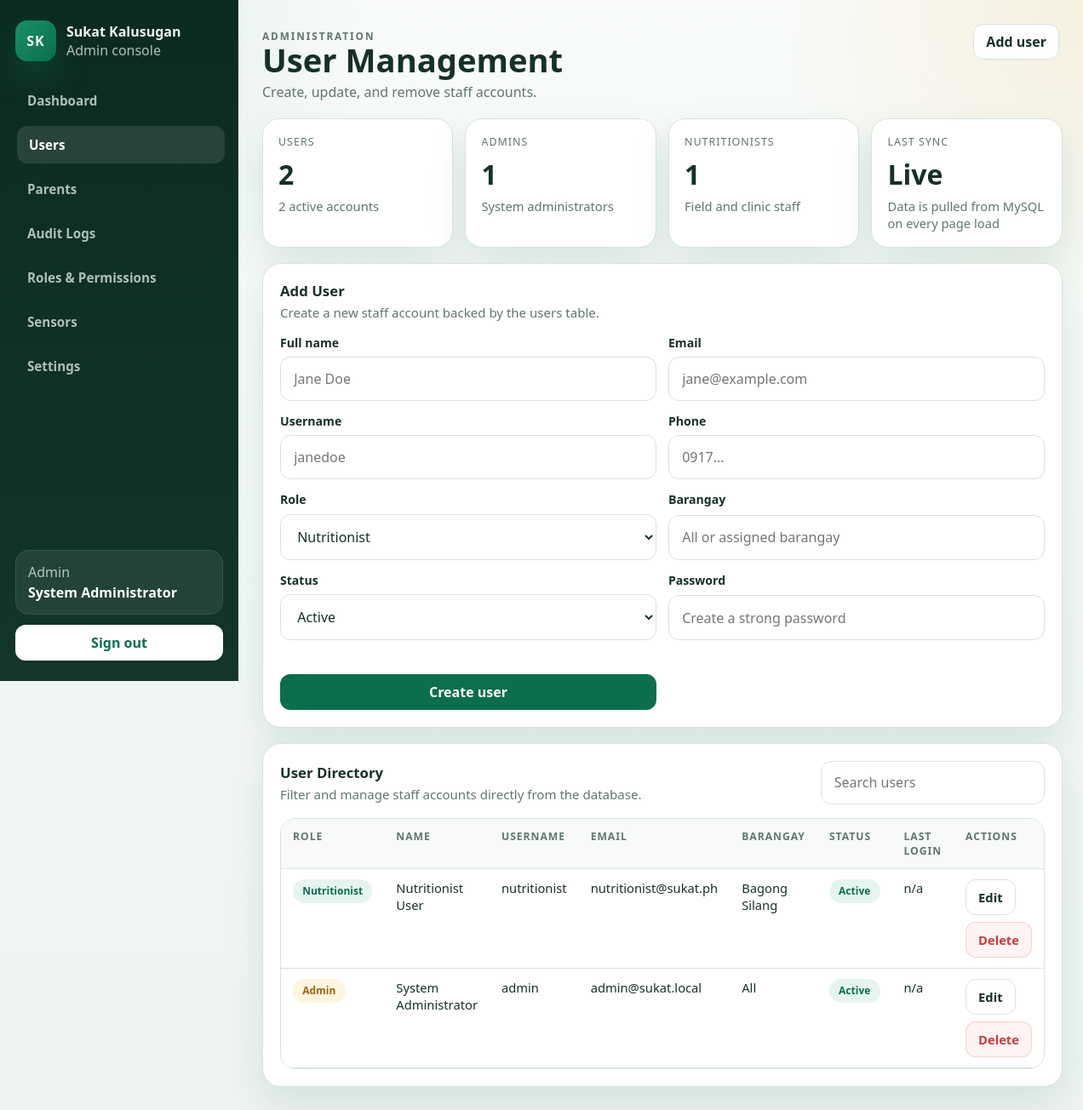
Before: /admin/users.php (signed in) with the older database file.
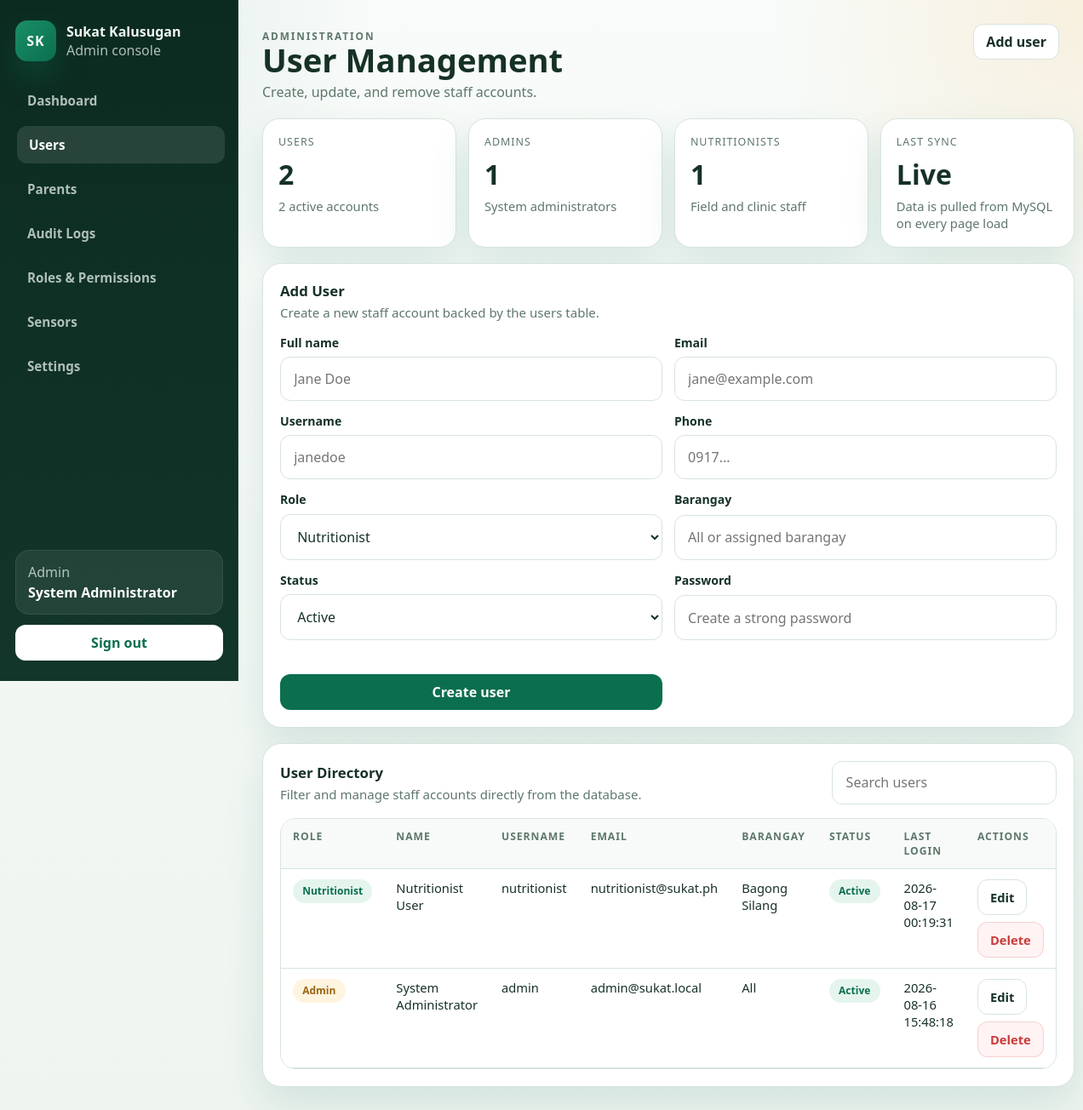
After: the same page with the newer database file.
### tables this page shows
CREATE TABLE `users` (
  `id` int(10) UNSIGNED NOT NULL,
  `name` varchar(150) NOT NULL,
  `email` varchar(150) NOT NULL,
  `username` varchar(100) NOT NULL,
  `password_hash` varchar(255) NOT NULL,
  `phone` varchar(30) DEFAULT NULL,
  `role_id` int(10) UNSIGNED NOT NULL,
  `barangay` varchar(100) DEFAULT NULL,
  `status` enum('active','inactive') NOT NULL DEFAULT 'active',
  `last_login` timestamp NULL DEFAULT NULL,
  `created_at` timestamp NOT NULL DEFAULT current_timestamp(),
  `updated_at` timestamp NOT NULL DEFAULT current_timestamp() ON UPDATE current_timestamp()
);

CREATE TABLE `roles` (
  `id` int(10) UNSIGNED NOT NULL,
  `name` varchar(50) NOT NULL,
  `description` varchar(255) DEFAULT NULL,
  `created_at` timestamp NOT NULL DEFAULT current_timestamp(),
  `updated_at` timestamp NOT NULL DEFAULT current_timestamp() ON UPDATE current_timestamp()
);

### public_html/includes/auth_middleware.php (called while the page is built, shortened)
<?php
function app_base_path(): string
{
    $scriptName = str_replace('\\', '/', (string)($_SERVER['SCRIPT_NAME'] ?? ''));
    $routeMarkers = ['/api/', '/admin/', '/nutritionist/', '/parent/', '/kiosk/', '/auth/'];
    foreach ($routeMarkers as $marker) {
        $position = strpos($scriptName, $marker);
        if ($position !== false) {
            return rtrim(substr($scriptName, 0, $position), '/');
        }
    }
    return rtrim(dirname($scriptName), '/');
}
function app_url(string $path = ''): string
{
    $basePath = app_base_path();
    $normalizedPath = '/' . ltrim($path, '/');
    if ($basePath === '' || $basePath === '/') {
        return $normalizedPath;
    }
    return $basePath . $normalizedPath;
}
function current_user(): ?array
{
    return $_SESSION['auth'];
}

### public_html/admin/users.php (the view, shortened to what the changed rows need)
<?php
require_once __DIR__ . '/../includes/admin_helpers.php';
$editingId = (int)($_GET['edit'] ?? 0);
$editingUser = $editingId > 0 ? admin_fetch_one(
    'SELECT u.id, u.name, u.email, u.username, u.phone, u.barangay, u.status, r.name AS role_name
     FROM users u
     INNER JOIN roles r ON r.id = u.role_id
     WHERE u.id = ?
     LIMIT 1',
    'i',
    [$editingId]
) : null;
$users = admin_fetch_all(
    'SELECT u.id, u.name, u.email, u.username, u.phone, u.barangay, u.status, u.last_login, u.created_at, r.name AS role_name
     FROM users u
     INNER JOIN roles r ON r.id = u.role_id
     ORDER BY u.created_at DESC, u.id DESC'
);
$actions = '<a class="admin-btn-secondary" href="#user-form">Add user</a>';
admin_layout_start('User Management', 'Create, update, and remove staff accounts.', 'users', $actions);
?>
<section class="admin-section" id="user-form">
    <div class="admin-section-head">
        <div>
            <h2 class="admin-section-title"><?php echo $editingUser ? 'Edit User' : 'Add User'; ?></h2>
        </div>
    </div>
</section>
<section class="admin-section">
    <div class="admin-section-head">
        <div>
            <h2 class="admin-section-title">User Directory</h2>
        </div>
    </div>
    <div class="admin-table-wrap">
        <table class="admin-table" id="users-table">
            <thead>
                <tr>
                    <th>Role</th>
                    <th>Name</th>
                    <th>Username</th>
                    <th>Email</th>
                    <th>Barangay</th>
                    <th>Status</th>
                    <th>Last login</th>
                    <th>Actions</th>
                </tr>
            </thead>
            <tbody>
                <?php foreach ($users as $user): ?>
                    <?php
                    $statusClass = $user['status'] === 'active' ? 'is-success' : 'is-muted';
                    ?>
                    <tr data-filter-text="<?php echo admin_e(strtolower($user['name'] . ' ' . $user['email'] . ' ' . $user['username'] . ' ' . $user['role_name'])); ?>">
                        <td><span class="admin-pill <?php echo $user['role_name'] === 'admin' ? 'is-warn' : 'is-success'; ?>"><?php echo admin_e(ucfirst($user['role_name'])); ?></span></td>
                        <td><?php echo admin_e($user['name']); ?></td>
                        <td><?php echo admin_e($user['username'] ?? ''); ?></td>
                        <td><?php echo admin_e($user['email']); ?></td>
                        <td><?php echo admin_e($user['barangay'] ?? 'All'); ?></td>
                        <td><span class="admin-pill <?php echo $statusClass; ?>"><?php echo admin_e(ucfirst($user['status'])); ?></span></td>
                        <td><?php echo admin_e((string)($user['last_login'] ?? 'n/a')); ?></td>
                        <td>
                            <div class="admin-actions">
                                <a class="admin-btn-secondary" href="<?php echo admin_e(app_url('/admin/users.php?edit=' . (int)$user['id'])); ?>">Edit</a>
                                <form method="post" action="<?php echo admin_e(app_url('/api/admin/users_delete.php')); ?>" onsubmit="return confirm('Delete <?php echo admin_e($user['name']); ?>?');">
                                    <button class="admin-btn-danger" type="submit">Delete</button>
                                </form>
                            </div>
                        </td>
                    </tr>
                <?php endforeach; ?>
            </tbody>
        </table>
    </div>
</section>
<?php
admin_layout_end();

### public_html/includes/admin_helpers.php (shortened to what the changed rows need)
<?php
require_once __DIR__ . '/auth_middleware.php';
function admin_e(string $value): string
{
    return htmlspecialchars($value, ENT_QUOTES, 'UTF-8');
}
function admin_bind_params(mysqli_stmt $stmt, string $types, array &$params): void
{
    if ($types === '' || $params === []) {
        return;
    }
}
function admin_fetch_all(string $sql, string $types = '', array $params = []): array
{
    $conn = get_db_connection();
    $stmt = mysqli_prepare($conn, $sql);
    admin_bind_params($stmt, $types, $params);
    mysqli_stmt_execute($stmt);
    $result = mysqli_stmt_get_result($stmt);
    $rows = [];
    if ($result instanceof mysqli_result) {
        while ($row = mysqli_fetch_assoc($result)) {
            $rows[] = $row;
        }
    }
    return $rows;
}
function admin_layout_start(string $title, string $subtitle, string $activeSection, string $actionsHtml = ''): void
{
    $currentUser = current_user();
    $userName = $currentUser['name'] ?? 'Administrator';
    $userRole = $currentUser['role'] ?? 'admin';
    echo '<!doctype html>';
    echo '<html lang="en">';
    echo '<head>';
    echo '<link rel="stylesheet" href="' . admin_e(app_url('/assets/css/app.css')) . '">';
    echo '<link rel="stylesheet" href="' . admin_e(app_url('/assets/css/admin.css')) . '">';
    echo '</head>';
    echo '<body class="admin-page">';
    echo '<div class="admin-shell">';
    echo '<aside class="admin-sidebar" data-admin-sidebar>';
    echo '<div class="admin-sidebar-footer">';
    echo '<div class="admin-session-card">';
    echo '<div class="admin-session-role">' . admin_e(ucfirst($userRole)) . '</div>';
    echo '<div class="admin-session-name">' . admin_e($userName) . '</div>';
    echo '</div>';
    echo '</div>';
    echo '</aside>';
    echo '<div class="admin-main">';
    echo '<header class="admin-topbar">';
    echo '<div class="admin-pagehead">';
    echo '<h1>' . admin_e($title) . '</h1>';
    echo '</div>';
    echo '</header>';
    echo '<main class="admin-content">';
}
function admin_layout_end(): void
{
    echo '</main>';
    echo '</div>';
    echo '</div>';
    echo '</body>';
    echo '</html>';
}

Changed rows visible on the page:
changed users "System Administrator": last_login "n/a" → "2026-08-16 15:48:18"
changed users "Nutritionist User": last_login "n/a" → "2026-08-17 00:19:31"
